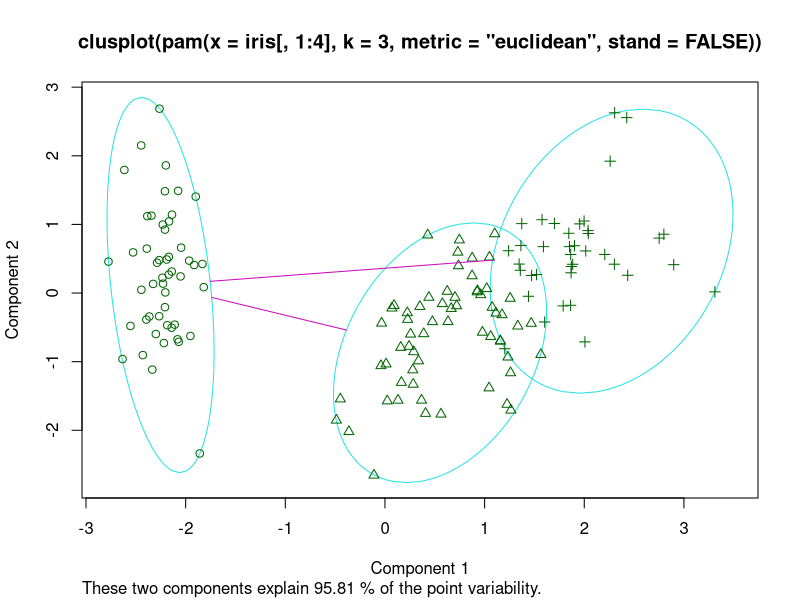
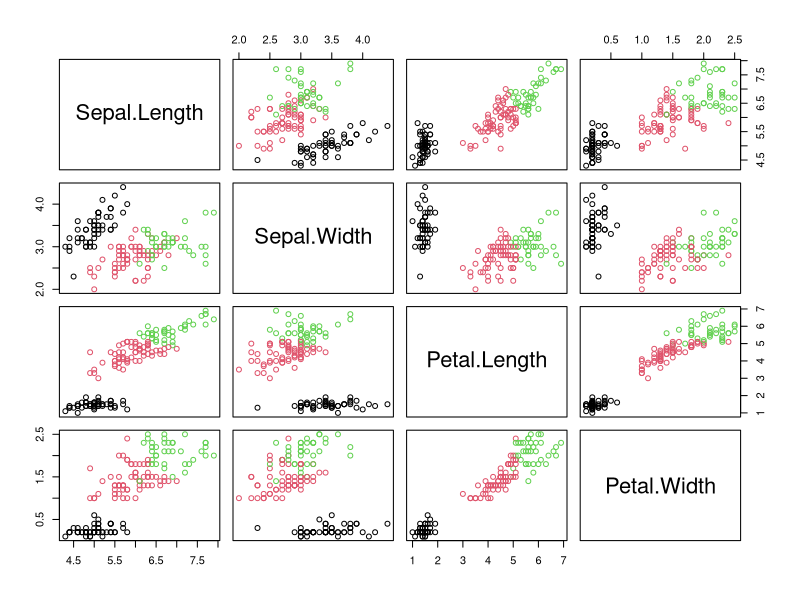

Generate these figures, in order, with R:
# 14장 군집분석 : k-대표개체(PAM) 군집

# {cluster}패키지의 pam() 함수는 PAM을 수행한다.
data(iris)
library(cluster)
result <- pam(iris[,1:4], 3, stand=FALSE, metric="euclidean")
summary(result)


# 군집결과 시각화
### (해석) PAM을 통한 군집결과를 clusplot() 함수를 통해 2개의 주성분 축을 이용하여 시각화한 결과
clusplot(result)


# 군집결과의 시각화
plot(iris[, 1:4], col=result$clustering)